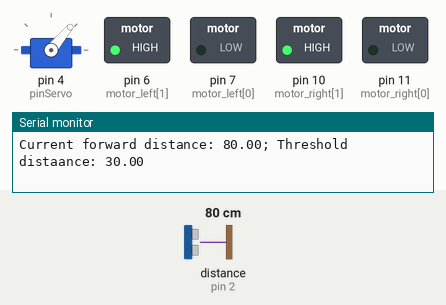
Simulated run of this sketch. Board: Arduino Uno, built with avr-gcc and run on an emulated ATmega328P. Shown: servo, switched loads named in the sketch (green lamp = pin HIGH), the last lines printed to the serial monitor. The inputs (shaded band) are chosen by the test bench; at power-on: distance to the obstacle (sensor on pin 2) 80 cm. The echo pulse lasts 58.3 µs per cm.

Above: at 1.8 s.
1.9 s: distance to the obstacle (sensor on pin 2) set to 34 cm
3.4 s: distance to the obstacle (sensor on pin 2) set to 28 cm
At 5.9 s:
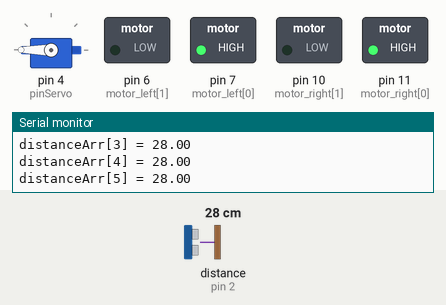
At 6.8 s:
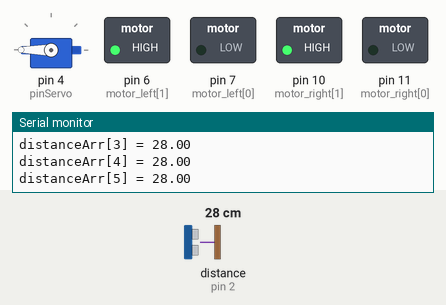
6.9 s: distance to the obstacle (sensor on pin 2) set to 35 cm
At 7.9 s:
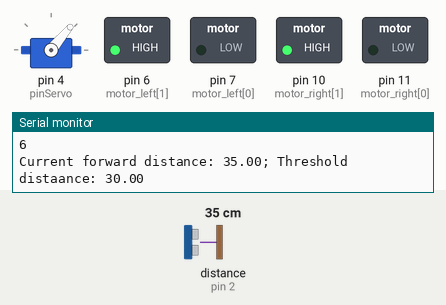
Timing chart, 0 to 9.9 s (numbered marks = the images above; inputs shaded):
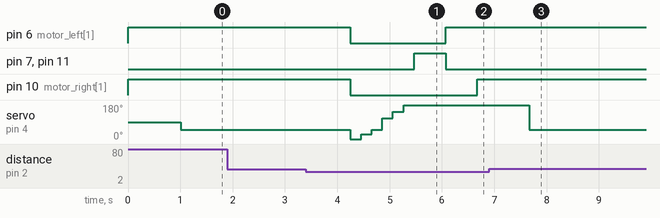

Measured:
- the behaviour switches between 31 and 30 cm on distance to the obstacle (sensor on pin 2) (found by bisection; images 0 and 1)
- after the input at 3.4 s, pin 6 (motor_left[1]): HIGH → LOW after 0.85 s, → HIGH 1.8 s later; pin 7 (motor_left[0]): LOW → HIGH after 2.1 s, → LOW 0.60 s later
- after the input at 6.9 s, pin 6 (motor_left[1]), pin 10 (motor_right[1]): stops changing and stays HIGH; pin 7 (motor_left[0]), pin 11 (motor_right[0]): stops changing and stays LOW

The sketch:

car.ino
```cpp
#include <Servo.h>
#include <HCSR04.h>

#define pinServo 4
#define trig 3
#define echo 2

HCSR04 hc(trig, echo);
float distanceArr[6];
// 30 cm thresholddistance is found via excessive experiments
float thresholddistance = 30.0;

Servo myServo;
int servoArray[6] = {0, 25, 50, 110, 145, 180};

int motor_left[] = {7, 6};
int motor_right[] = {11, 10};

void brake(void);
void drive_forward(void);
void slight_left(void);
void slight_right(void);
void turn_left(void);
void turn_right(void);
void turn_around(void);
void scan_around(void);


void setup() {
  Serial.begin(9600);
  myServo.attach(pinServo);

  for (int i = 0; i < 2; i++)
  {
    pinMode(motor_left[i], OUTPUT);
    pinMode(motor_right[i], OUTPUT);
  }
}


void loop(){
  float distancefront = hc.dist();
  Serial.print("Current forward distance: ");
  Serial.print(distancefront); Serial.print("; ");
  Serial.print("Threshold distaance: ");
  Serial.println(thresholddistance);


  if ((distancefront > thresholddistance) && (distancefront < 1000))
  {
      drive_forward();
      delay(1000);
      Serial.println("Distance exceeded the threshold. The car has driven forward");
  } else {
      brake();
      scan_around();

      if ((distanceArr[1] > 1000) && (distanceArr[2] > 1000) && (distanceArr[3] > 1000) && (distanceArr[4] > 1000) && (distanceArr[5] > 1000) && (distanceArr[6] > 1000))
      {
        Serial.println("All the distances exceed 1000; Restarted the Loop");
        return -1 ;
      }

      //якщо у положеннях 25 і 50 градусів відстань більша за 30 (замість 30 могли написати thresholddistance)
      else if (((distanceArr[1]) > thresholddistance) && ((distanceArr[2]) > thresholddistance))
      {
        slight_right();
        drive_forward();
        delay(1000);
        Serial.println("2");
      }

      else if (((distanceArr[0]) > thresholddistance) && ((distanceArr[1]) > thresholddistance))
      {
        turn_right();
        drive_forward();
        delay(1000);
        Serial.println("3");
      }

      else if (((distanceArr[3]) > thresholddistance) && ((distanceArr[4]) > thresholddistance))
      {
        slight_left();
        drive_forward();
        delay(1000);
        Serial.println("4");
      }

      else if (((distanceArr[4]) > thresholddistance) && ((distanceArr[5]) > thresholddistance))
      {
        turn_left();
        drive_forward();
        delay(1000);
        Serial.println("5");
      }

      else
      {
        turn_around();
        brake();
        slight_left();
        //їдемо вперед
        drive_forward();
        delay(1000);
        Serial.println("6");
      }
    }

  // return the servo in the initial position
  myServo.write(50);
}

void brake()
{
  digitalWrite(motor_left[0], LOW);
  digitalWrite(motor_left[1], LOW);
  digitalWrite(motor_right[0], LOW);
  digitalWrite(motor_right[1], LOW);
}

void drive_forward()
{
  digitalWrite(motor_left[0], LOW);
  delayMicroseconds(400);
  digitalWrite(motor_left[1], HIGH);
  delayMicroseconds(1000 - 400);
  digitalWrite(motor_right[0], LOW);
  delayMicroseconds(1000 - 400);
  digitalWrite(motor_right[1], HIGH);
  delayMicroseconds(400);
}

void slight_left()
{
  digitalWrite(motor_left[0], LOW);
  digitalWrite(motor_left[1], HIGH);
  digitalWrite(motor_right[0], LOW);
  digitalWrite(motor_right[1], LOW);
  delay(600);
}

void slight_right()
{
  digitalWrite(motor_left[0], LOW);
  digitalWrite(motor_left[1], LOW);
  digitalWrite(motor_right[0], LOW);
  digitalWrite(motor_right[1], HIGH);
  delay(600);
}

void turn_left()
{
  digitalWrite(motor_left[0], LOW);
  digitalWrite(motor_left[1], HIGH);
  digitalWrite(motor_right[0], LOW);
  digitalWrite(motor_right[1], LOW);
  delay(900);
}

void turn_right()
{
  digitalWrite(motor_left[0], LOW);
  digitalWrite(motor_left[1], LOW);
  digitalWrite(motor_right[0], LOW);
  digitalWrite(motor_right[1], HIGH);
  delay(900);
}

void turn_around()
{
  digitalWrite(motor_left[0], HIGH);
  digitalWrite(motor_left[1], LOW);
  digitalWrite(motor_right[0], HIGH);
  digitalWrite(motor_right[1], LOW);
  delay(600);
}

void scan_around() {
    for (int i = 0; i < 6; i++) {
      myServo.write(servoArray[i]);
      delay(100);

      distanceArr[i] = hc.dist();

      //цей шматок просто, аби вивести ту відстань у монітор порта
      Serial.print("distanceArr[");
      Serial.print(i);
      Serial.print("] = ");
      Serial.println(distanceArr[i]);
      delay(100);
    }
}
```
